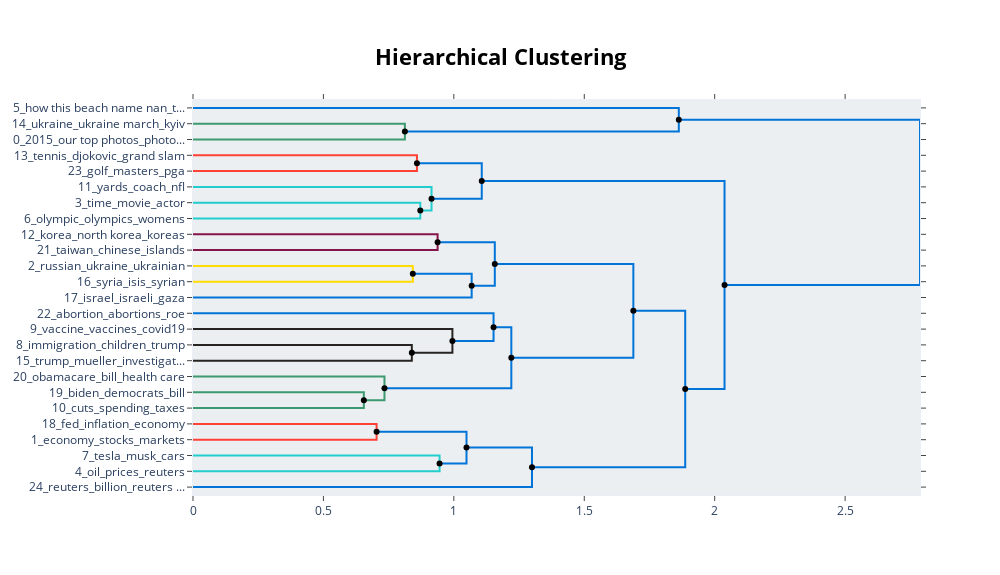

Notebook code for this chart:
### Code cell
all_hierarchical = topic_model_all_corpus.hierarchical_topics(docs=corpus)
all_hierarchical_fig = topic_model_all_corpus.visualize_hierarchy(hierarchical_topics=all_hierarchical)
all_hierarchical_fig.show()

### Figure 1 — Plotly figure (JSON) as saved in the notebook; plotly's stock layout.template omitted (floating-point values rounded to 4 significant figures)
{"data": [{"hoverinfo": "text", "marker": {"color": "rgb(61,153,112)"}, "mode": "lines", "text": ["reuters_billion_reuters breakingviews_2022 reuters_global", "", "", "tesla_musk_cars_billion_reuters"], "type": "scatter", "x": [0, 0.8123, 0.8123, 0], "xaxis": "x", "y": [-15, -15, -25, -25], "yaxis": "y"}, {"hoverinfo": "text", "marker": {"color": "rgb(0,116,217)"}, "mode": "lines", "text": ["economy_stocks_markets_chinese_inflation", "", "", "fed_inflation_economy_feds_powell"], "type": "scatter", "x": [0, 1.862, 1.862, 0.8123], "xaxis": "x", "y": [-5, -5, -20, -20], "yaxis": "y"}, {"hoverinfo": "text", "marker": {"color": "rgb(255,65,54)"}, "mode": "lines", "text": ["oil_prices_reuters_russia_natural gas", "", "", "inflation_economy_fed_investors_interest"], "type": "scatter", "x": [0, 0.8585, 0.8585, 0], "xaxis": "x", "y": [-35, -35, -45, -45], "yaxis": "y"}, {"hoverinfo": "text", "marker": {"color": "rgb(35,205,205)"}, "mode": "lines", "text": ["tesla_musk_billion_reuters_cars", "", "", "oil_market_economy_inflation_fed"], "type": "scatter", "x": [0, 0.8714, 0.8714, 0], "xaxis": "x", "y": [-65, -65, -75, -75], "yaxis": "y"}, {"hoverinfo": "text", "marker": {"color": "rgb(35,205,205)"}, "mode": "lines", "text": ["immigration_children_trump_immigrants_asylum", "", "", "trump_mueller_investigation_fbi_flynn"], "type": "scatter", "x": [0, 0.9144, 0.9144, 0.8714], "xaxis": "x", "y": [-55, -55, -70, -70], "yaxis": "y"}, {"hoverinfo": "text", "marker": {"color": "rgb(0,116,217)"}, "mode": "lines", "text": ["vaccine_vaccines_covid19_vaccinated_vaccination", "", "", "immigration_children_mexico_trumps_mueller"], "type": "scatter", "x": [0.8585, 1.107, 1.107, 0.9144], "xaxis": "x", "y": [-40, -40, -62.5, -62.5], "yaxis": "y"}, {"hoverinfo": "text", "marker": {"color": "rgb(133,20,75)"}, "mode": "lines", "text": ["abortion_abortions_roe_supreme court_rights", "", "", "vaccine_immigration_president_children_vaccines"], "type": "scatter", "x": [0, 0.9377, 0.9377, 0], "xaxis": "x", "y": [-85, -85, -95, -95], "yaxis": "y"}, {"hoverinfo": "text", "marker": {"color": "rgb(255,220,0)"}, "mode": "lines", "text": ["biden_democrats_bill_senate_infrastructure", "", "", "cuts_spending_taxes_fiscal_debt"], "type": "scatter", "x": [0, 0.8427, 0.8427, 0], "xaxis": "x", "y": [-105, -105, -115, -115], "yaxis": "y"}, {"hoverinfo": "text", "marker": {"color": "rgb(0,116,217)"}, "mode": "lines", "text": ["obamacare_bill_health care_medicaid_medicare", "", "", "bill_spending_income_federal_taxes"], "type": "scatter", "x": [0.8427, 1.068, 1.068, 0], "xaxis": "x", "y": [-110, -110, -125, -125], "yaxis": "y"}, {"hoverinfo": "text", "marker": {"color": "rgb(0,116,217)"}, "mode": "lines", "text": ["vaccine_abortion_border_court_states", "", "", "tax_bill_democrats_obamacare_federal"], "type": "scatter", "x": [0.9377, 1.157, 1.157, 1.068], "xaxis": "x", "y": [-90, -90, -117.5, -117.5], "yaxis": "y"}, {"hoverinfo": "text", "marker": {"color": "rgb(40,35,35)"}, "mode": "lines", "text": ["russian_ukraine_ukrainian_putin_nato", "", "", "syria_isis_syrian_iraq_weapons"], "type": "scatter", "x": [0, 0.8389, 0.8389, 0], "xaxis": "x", "y": [-155, -155, -165, -165], "yaxis": "y"}, {"hoverinfo": "text", "marker": {"color": "rgb(40,35,35)"}, "mode": "lines", "text": ["israel_israeli_gaza_hamas_palestinian", "", "", "ukraine_syria_putin_nato_russias"], "type": "scatter", "x": [0, 0.9945, 0.9945, 0.8389], "xaxis": "x", "y": [-145, -145, -160, -160], "yaxis": "y"}, {"hoverinfo": "text", "marker": {"color": "rgb(0,116,217)"}, "mode": "lines", "text": ["taiwan_chinese_islands_chinas_foreign", "", "", "korea_north korea_koreas_north korean_pyongyang"], "type": "scatter", "x": [0, 1.152, 1.152, 0.9945], "xaxis": "x", "y": [-135, -135, -152.5, -152.5], "yaxis": "y"}, {"hoverinfo": "text", "marker": {"color": "rgb(61,153,112)"}, "mode": "lines", "text": ["russian_ukraine_russia_syria_putin", "", "", "korea_north korea_taiwan_missile_nuclear"], "type": "scatter", "x": [0, 0.6549, 0.6549, 0], "xaxis": "x", "y": [-185, -185, -195, -195], "yaxis": "y"}, {"hoverinfo": "text", "marker": {"color": "rgb(61,153,112)"}, "mode": "lines", "text": ["trump_tax_vaccine_abortion_bill", "", "", "north korea_forces_weapons_nuclear_syria"], "type": "scatter", "x": [0, 0.734, 0.734, 0.6549], "xaxis": "x", "y": [-175, -175, -190, -190], "yaxis": "y"}, {"hoverinfo": "text", "marker": {"color": "rgb(0,116,217)"}, "mode": "lines", "text": ["oil_market_reuters_economy_inflation", "", "", "president_russian_russia_ukraine_states"], "type": "scatter", "x": [1.152, 1.22, 1.22, 0.734], "xaxis": "x", "y": [-143.8, -143.8, -182.5, -182.5], "yaxis": "y"}, {"hoverinfo": "text", "marker": {"color": "rgb(0,116,217)"}, "mode": "lines", "text": ["tennis_djokovic_grand slam_us open_wimbledon", "", "", "golf_masters_pga_ryder_ryder cup"], "type": "scatter", "x": [1.157, 1.688, 1.688, 1.22], "xaxis": "x", "y": [-103.8, -103.8, -163.1, -163.1], "yaxis": "y"}, {"hoverinfo": "text", "marker": {"color": "rgb(255,65,54)"}, "mode": "lines", "text": ["yards_coach_nfl_points_rodgers", "", "", "time_movie_actor_also_films"], "type": "scatter", "x": [0, 0.7038, 0.7038, 0], "xaxis": "x", "y": [-205, -205, -215, -215], "yaxis": "y"}, {"hoverinfo": "text", "marker": {"color": "rgb(35,205,205)"}, "mode": "lines", "text": ["film_game_its_first_season", "", "", "olympic_olympics_womens_athletes_ski"], "type": "scatter", "x": [0, 0.9453, 0.9453, 0], "xaxis": "x", "y": [-225, -225, -235, -235], "yaxis": "y"}, {"hoverinfo": "text", "marker": {"color": "rgb(0,116,217)"}, "mode": "lines", "text": ["tennis_golf_williams_grand slam_djokovic", "", "", "film_games_olympic_time_olympics"], "type": "scatter", "x": [0.7038, 1.049, 1.049, 0.9453], "xaxis": "x", "y": [-210, -210, -230, -230], "yaxis": "y"}, {"hoverinfo": "text", "marker": {"color": "rgb(0,116,217)"}, "mode": "lines", "text": ["ukraine_ukraine march_kyiv_region ukraine_ukrainian", "", "", "2015_our top photos_photos last_photos last 24_24 hours our top photos"], "type": "scatter", "x": [1.049, 1.3, 1.3, 0], "xaxis": "x", "y": [-220, -220, -245, -245], "yaxis": "y"}, {"hoverinfo": "text", "marker": {"color": "rgb(0,116,217)"}, "mode": "lines", "text": ["ukraine_top_2015_top photos_our top photos", "", "", "how this beach name nan_this beach name nan nan_beach name nan nan nan_beach name nan nan_beach name nan"], "type": "scatter", "x": [1.688, 1.887, 1.887, 1.3], "xaxis": "x", "y": [-133.4, -133.4, -232.5, -232.5], "yaxis": "y"}, {"hoverinfo": "text", "marker": {"color": "rgb(0,116,217)"}, "mode": "lines", "text": ["said_first_world_time_film", "", "", "ukraine_top_2015_top photos_our top photos"], "type": "scatter", "x": [1.107, 2.038, 2.038, 1.887], "xaxis": "x", "y": [-51.25, -51.25, -183.0, -183.0], "yaxis": "y"}, {"hoverinfo": "text", "marker": {"color": "rgb(0,116,217)"}, "mode": "lines", "text": ["russian_could_russia_trump_states", "", "", "ukraine_top_2015_top photos_our top photos"], "type": "scatter", "x": [1.862, 2.787, 2.787, 2.038], "xaxis": "x", "y": [-12.5, -12.5, -117.1, -117.1], "yaxis": "y"}, {"hoverinfo": "text", "hovertext": ["vaccine_vaccines_covid19_vaccinated_vaccination", "obamacare_bill_health care_medicaid_medicare", "vaccine_abortion_border_court_states", "oil_market_reuters_economy_inflation", "tennis_djokovic_grand slam_us open_wimbledon", "tennis_golf_williams_grand slam_djokovic", "ukraine_ukraine march_kyiv_region ukraine_ukrainian", "ukraine_top_2015_top photos_our top photos", "said_first_world_time_film", "russian_could_russia_trump_states"], "marker": {"color": "black"}, "mode": "markers", "showlegend": false, "type": "scatter", "x": [0.8585, 0.8427, 0.9377, 1.152, 1.157, 0.7038, 1.049, 1.688, 1.107, 1.862], "y": [-40, -110, -90, -143.8, -103.8, -210, -220, -133.4, -51.25, -12.5]}, {"hoverinfo": "text", "hovertext": ["fed_inflation_economy_feds_powell", "trump_mueller_investigation_fbi_flynn", "immigration_children_mexico_trumps_mueller", "tax_bill_democrats_obamacare_federal", "ukraine_syria_putin_nato_russias", "korea_north korea_koreas_north korean_pyongyang", "north korea_forces_weapons_nuclear_syria", "president_russian_russia_ukraine_states", "golf_masters_pga_ryder_ryder cup", "film_games_olympic_time_olympics", "how this beach name nan_this beach name nan nan_beach name nan nan nan_beach name nan nan_beach name nan", "ukraine_top_2015_top photos_our top photos", "ukraine_top_2015_top photos_our top photos"], "marker": {"color": "black"}, "mode": "markers", "showlegend": false, "type": "scatter", "x": [0.8123, 0.8714, 0.9144, 1.068, 0.8389, 0.9945, 0.6549, 0.734, 1.22, 0.9453, 1.3, 1.887, 2.038], "y": [-20, -70, -62.5, -117.5, -160, -152.5, -190, -182.5, -163.1, -230, -232.5, -183.0, -117.1]}], "layout": {"autosize": false, "height": 575, "hoverlabel": {"bgcolor": "white", "font": {"family": "Rockwell", "size": 16}}, "hovermode": "closest", "plot_bgcolor": "#ECEFF1", "showlegend": false, "title": {"font": {"color": "Black", "size": 22}, "text": "<b>Hierarchical Clustering", "x": 0.5, "xanchor": "center", "yanchor": "top"}, "width": 1000, "xaxis": {"mirror": "allticks", "rangemode": "tozero", "showgrid": false, "showline": true, "showticklabels": true, "ticks": "outside", "type": "linear", "zeroline": false}, "yaxis": {"mirror": "allticks", "range": [-250, 0], "rangemode": "tozero", "showgrid": false, "showline": true, "showticklabels": true, "tickmode": "array", "ticks": "outside", "ticktext": ["5_how this beach name nan_t...", "14_ukraine_ukraine march_kyiv", "0_2015_our top photos_photo...", "13_tennis_djokovic_grand slam", "23_golf_masters_pga", "11_yards_coach_nfl", "3_time_movie_actor", "6_olympic_olympics_womens", "12_korea_north korea_koreas", "21_taiwan_chinese_islands", "2_russian_ukraine_ukrainian", "16_syria_isis_syrian", "17_israel_israeli_gaza", "22_abortion_abortions_roe", "9_vaccine_vaccines_covid19", "8_immigration_children_trump", "15_trump_mueller_investigat...", "20_obamacare_bill_health care", "19_biden_democrats_bill", "10_cuts_spending_taxes", "18_fed_inflation_economy", "1_economy_stocks_markets", "7_tesla_musk_cars", "4_oil_prices_reuters", "24_reuters_billion_reuters ..."], "tickvals": [-5, -15, -25, -35, -45, -55, -65, -75, -85, -95, -105, -115, -125, -135, -145, -155, -165, -175, -185, -195, -205, -215, -225, -235, -245], "type": "linear", "zeroline": false}}}
